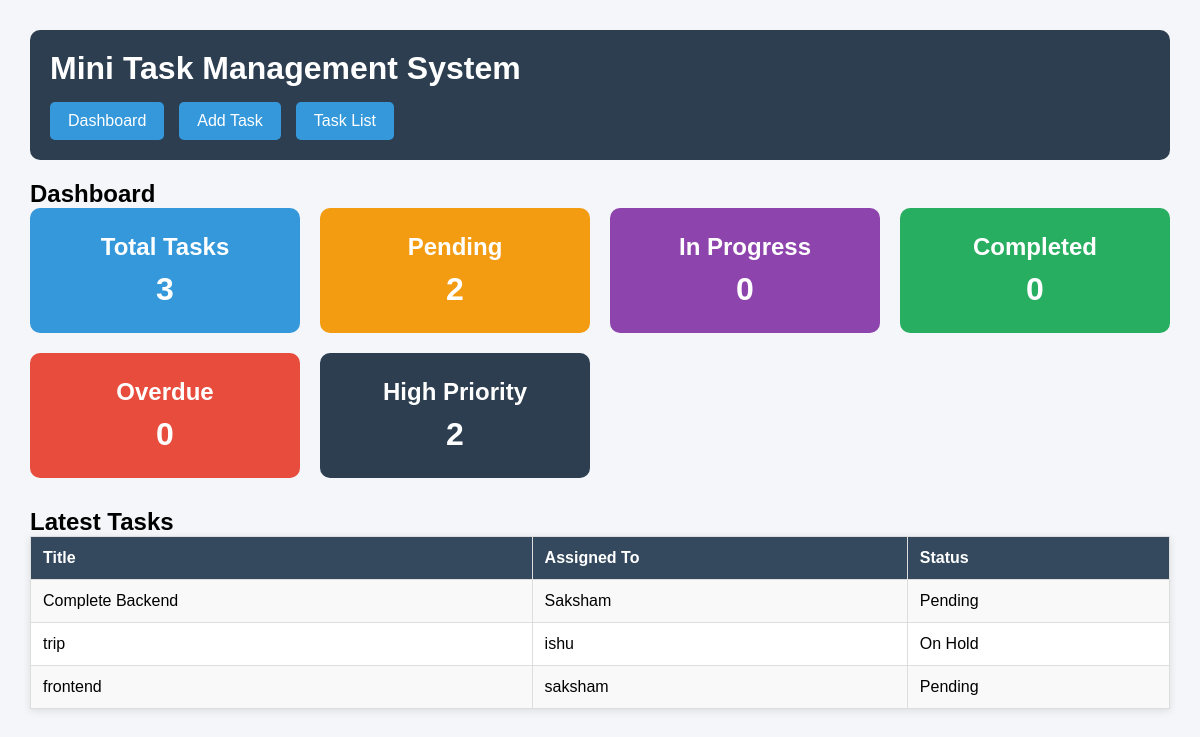
The page / on the database its author committed.
### app/models.py (models this page shows)
class Task(Base):
    __tablename__ = 'tasks'
    id = Column(Integer,primary_key=True, index = True)
    title = Column(String,nullable=False)
    description = Column(Text)
    assigned_to = Column(String, nullable=False)
    created_by = Column(String, nullable= False)
    priority = Column(String, nullable=False)
    due_date = Column(DateTime, nullable=False)
    category = Column(String)
    status = Column(String, default="Pending")
    created_at = Column(DateTime, default=datetime.now)
    updated_at = Column(
        DateTime,
        default=datetime.now,
        onupdate=datetime.now
    )
    completed_at = Column(DateTime, nullable=True)
    comments = relationship(
        "Comment",
        back_populates="task"
    )
    histories = relationship(
        "TaskHistory",
        back_populates="task"
    )

### app/main.py (the view)
@app.get("/")
def dashboard(
    request: Request,
    db: Session = Depends(get_db)
):
    total_tasks = db.query(
        models.Task
    ).count()
    pending_tasks = db.query(
        models.Task
    ).filter(
        models.Task.status == "Pending"
    ).count()
    in_progress = db.query(
        models.Task
    ).filter(
        models.Task.status == "In Progress"
    ).count()
    completed = db.query(
        models.Task
    ).filter(
        models.Task.status == "Completed"
    ).count()
    overdue = db.query(
        models.Task
    ).filter(
        models.Task.due_date < datetime.now(),
        models.Task.status != "Completed",
        models.Task.status != "Cancelled"
    ).count()
    high_priority = db.query(
        models.Task
    ).filter(
        models.Task.priority.in_(["High", "Urgent"])
    ).count()
    latest_tasks = db.query(
        models.Task
    ).order_by(
        models.Task.created_at.desc()
    ).limit(5).all()
    return templates.TemplateResponse(
        "dashboard.html",
        {
            "request": request,
            "total_tasks": total_tasks,
            "pending_tasks": pending_tasks,
            "in_progress": in_progress,
            "completed": completed,
            "overdue": overdue,
            "high_priority": high_priority,
            "latest_tasks": latest_tasks
        }
    )

### app/templates/dashboard.html
{% extends "base.html" %}
{% block content %}
<h2>Dashboard</h2>
<div class="cards">
    <div class="card total">
        <h2>Total Tasks</h2>
        <h1>{{ total_tasks }}</h1>
    </div>
    <div class="card pending">
        <h2>Pending</h2>
        <h1>{{ pending_tasks }}</h1>
    </div>
    <div class="card progress">
        <h2>In Progress</h2>
        <h1>{{ in_progress }}</h1>
    </div>
    <div class="card completed">
        <h2>Completed</h2>
        <h1>{{ completed }}</h1>
    </div>
    <div class="card overdue">
        <h2>Overdue</h2>
        <h1>{{ overdue }}</h1>
    </div>
    <div class="card high">
        <h2>High Priority</h2>
        <h1>{{ high_priority }}</h1>
    </div>
</div>
<h2>Latest Tasks</h2>
<table border="1">
    <tr>
        <th>Title</th>
        <th>Assigned To</th>
        <th>Status</th>
    </tr>
    {% for task in latest_tasks %}
    <tr>
        <td>{{ task.title }}</td>
        <td>{{ task.assigned_to }}</td>
        <td>{{ task.status }}</td>
    </tr>
    {% endfor %}
</table>
{% endblock %}

### app/static/style.css (style rules this page uses)
* { margin:0; padding:0; box-sizing:border-box; font-family: Arial, sans-serif; }
body { background:#f4f6f9; padding:30px; }
table { width:100%; border-collapse:collapse; background:white; box-shadow:0 2px 8px rgba(0,0,0,0.1); }
table th { background:#34495e; color:white; }
table th, table td { padding:12px; border:1px solid #ddd; text-align:left; }
table tr:nth-child(even) { background:#f9f9f9; }
.cards { display:grid; grid-template-columns:repeat(auto-fit,minmax(220px,1fr)); gap:20px; margin-bottom:30px; }
.card { padding:25px; border-radius:10px; color:white; text-align:center; }
.card h2 { margin-bottom:10px; }
.total { background:#3498db; }
.pending { background:#f39c12; }
.progress { background:#8e44ad; }
.completed { background:#27ae60; }
.overdue { background:#e74c3c; }
.high { background:#2c3e50; }

### rows shown on the page
Task: title "Complete Backend", assigned_to "Saksham", status "Pending"
Task: title "trip", assigned_to "ishu", status "On Hold"
Task: title "frontend", assigned_to "saksham", status "Pending"

### other values the page prints
{{ total_tasks }} "3"
{{ pending_tasks }} "2"
{{ in_progress }} "0"
{{ completed }} "0"
{{ overdue }} "0"
{{ high_priority }} "2"
